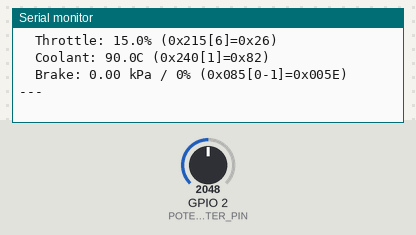
Recording of a sketch running on a simulated ESP32. Parts: the last lines printed to the serial monitor. Inputs (shaded band) come from the test bench; at power-on: GPIO 2 (POTENTIOMETER_PIN) = 2048. No CAN messages arrive unless stated.

Above: at 2.2 s.
2.3 s: GPIO 2 (POTENTIOMETER_PIN) set to 1228
At 2.46 s:
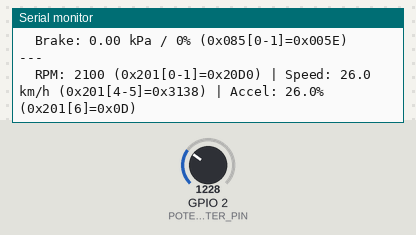
3.8 s: GPIO 2 (POTENTIOMETER_PIN) set to 1187
At 3.9 s:
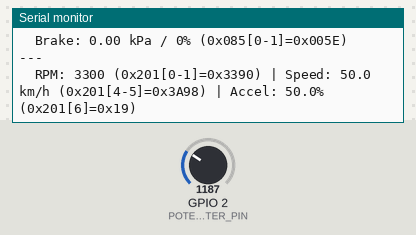
Timing chart, 0 to 6.8 s (numbered marks = the images above; inputs shaded):
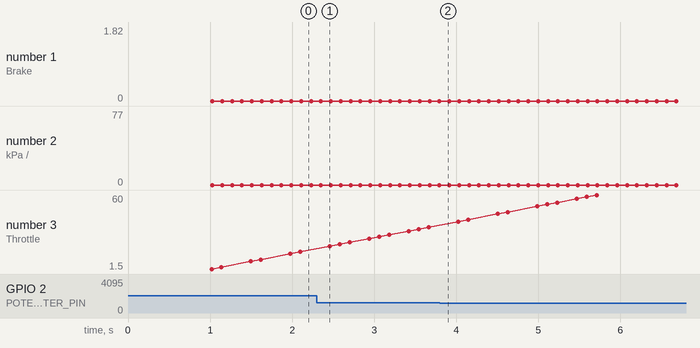

The sketch:

esp32-mx5-can-sim-sender.ino
```cpp
#include <Arduino.h>
#include "driver/twai.h"

#define CAN_TX_GPIO (gpio_num_t)5
#define CAN_RX_GPIO (gpio_num_t)4
#define POTENTIOMETER_PIN 2  // Potentiometer for water temperature control

// Simulated sensor values
float engineRPM = 800.0;      // Start at idle
float speed = 0.0;            // km/h
float accelPos = 0.0;         // 0-100%
float throttlePos = 0.0;      // 0-100%
float waterTemp = 85.0;       // Coolant temp in C (will be read from potentiometer)
float brakePressure = 0.0;    // kPa
int brakePercent = 0;         // 0-100%

// Simulation state
unsigned long lastUpdate = 0;
bool accelerating = true;
uint32_t rngState = 12345;

// Simple pseudo-random number generator
uint32_t simpleRandom(uint32_t max) {
  rngState = (rngState * 1103515245 + 12345) & 0x7fffffff;
  return rngState % max;
}

void setup() {
  Serial.begin(115200);
  delay(1000);
  Serial.println("MX5 NC CAN Bus Simulator");

  // Configure potentiometer pin
  pinMode(POTENTIOMETER_PIN, INPUT);
  Serial.println("Potentiometer configured on pin 19");

  // Configure TWAI (CAN)
  twai_general_config_t g_config = TWAI_GENERAL_CONFIG_DEFAULT(CAN_TX_GPIO, CAN_RX_GPIO, TWAI_MODE_NORMAL);
  twai_timing_config_t t_config = TWAI_TIMING_CONFIG_500KBITS();
  twai_filter_config_t f_config = TWAI_FILTER_CONFIG_ACCEPT_ALL();

  // Install and start TWAI driver
  if (twai_driver_install(&g_config, &t_config, &f_config) == ESP_OK) {
    Serial.println("TWAI driver installed.");
  } else {
    Serial.println("Failed to install TWAI driver.");
    while (1);
  }

  if (twai_start() == ESP_OK) {
    Serial.println("TWAI driver started.");
  } else {
    Serial.println("Failed to start TWAI driver.");
    while (1);
  }
}

void updateSimulatedValues() {
  // Simulate driving scenario with acceleration/deceleration cycles
  if (accelerating) {
    accelPos += 2.0f;
    if (accelPos > 100.0f) accelPos = 100.0f;

    throttlePos += 1.5f;
    if (throttlePos > 100.0f) throttlePos = 100.0f;

    engineRPM += 100.0f;
    if (engineRPM > 7000.0f) engineRPM = 7000.0f;

    speed += 2.0f;
    if (speed > 180.0f) speed = 180.0f;

    brakePressure = 0.0f;
    brakePercent = 0;

    if (speed >= 150.0f || engineRPM >= 6500.0f) {
      accelerating = false;  // Start braking
    }
  } else {
    accelPos -= 3.0f;
    if (accelPos < 0.0f) accelPos = 0.0f;

    throttlePos -= 2.5f;
    if (throttlePos < 0.0f) throttlePos = 0.0f;

    engineRPM -= 150.0f;
    if (engineRPM < 800.0f) engineRPM = 800.0f;

    speed -= 4.0f;
    if (speed < 0.0f) speed = 0.0f;

    // Simulate braking
    if (speed > 20.0f) {
      brakePressure = 1.5f + simpleRandom(50) / 100.0f;  // 1.5-2.0 kPa
      brakePercent = 60 + simpleRandom(30);               // 60-90%
    } else {
      brakePressure = 0.0f;
      brakePercent = 0;
    }

    if (speed <= 10.0f) {
      accelerating = true;  // Start accelerating again
    }
  }

  // Read water temperature from potentiometer on pin 19
  // ADC range: 0-4095, map to temperature range: 40-140°C
  int potValue = analogRead(POTENTIOMETER_PIN);
  waterTemp = 40.0f + (potValue / 4095.0f) * 100.0f;  // Maps 0-4095 to 40-140°C
}

void sendCAN_0x201() {
  // Engine RPM, Vehicle Speed, Accel Position
  twai_message_t msg;
  msg.identifier = 0x201;
  msg.extd = 0;
  msg.rtr = 0;
  msg.data_length_code = 8;

  // RPM: Raw = RPM * 4
  uint16_t rpmRaw = (uint16_t)(engineRPM * 4.0);
  msg.data[0] = (rpmRaw >> 8) & 0xFF;
  msg.data[1] = rpmRaw & 0xFF;

  msg.data[2] = 0x00;  // Unused
  msg.data[3] = 0x00;  // Unused

  // Speed: Raw = (Speed + 100) * 100
  uint16_t speedRaw = (uint16_t)((speed + 100.0) * 100.0);
  msg.data[4] = (speedRaw >> 8) & 0xFF;
  msg.data[5] = speedRaw & 0xFF;

  // Accel Position: Raw = AccelPos / 2
  uint8_t accelRaw = (uint8_t)(accelPos / 2.0);
  msg.data[6] = accelRaw;
  msg.data[7] = 0x00;  // Unused

  if (twai_transmit(&msg, pdMS_TO_TICKS(100)) == ESP_OK) {
    Serial.printf("  RPM: %d (0x201[0-1]=0x%04X) | Speed: %.1f km/h (0x201[4-5]=0x%04X) | Accel: %.1f%% (0x201[6]=0x%02X)\n",
                  (int)engineRPM, rpmRaw, speed, speedRaw, accelPos, accelRaw);
  } else {
    Serial.println("  [ERROR] Failed to send 0x201");
  }
}

void sendCAN_0x215() {
  // Throttle Valve Position
  twai_message_t msg;
  msg.identifier = 0x215;
  msg.extd = 0;
  msg.rtr = 0;
  msg.data_length_code = 8;

  msg.data[0] = 0x00;
  msg.data[1] = 0x00;
  msg.data[2] = 0x00;
  msg.data[3] = 0x00;
  msg.data[4] = 0x00;
  msg.data[5] = 0x00;

  // Throttle: Raw = (ThrottlePos * 255) / 100
  uint8_t throttleRaw = (uint8_t)((throttlePos * 255.0) / 100.0);
  msg.data[6] = throttleRaw;
  msg.data[7] = 0x00;

  if (twai_transmit(&msg, pdMS_TO_TICKS(100)) == ESP_OK) {
    Serial.printf("  Throttle: %.1f%% (0x215[6]=0x%02X)\n", throttlePos, throttleRaw);
  } else {
    Serial.println("  [ERROR] Failed to send 0x215");
  }
}

void sendCAN_0x240() {
  // Engine Coolant Temperature
  twai_message_t msg;
  msg.identifier = 0x240;
  msg.extd = 0;
  msg.rtr = 0;
  msg.data_length_code = 8;

  msg.data[0] = 0x00;

  // Coolant Temp: Raw = Temp + 40
  uint8_t coolantRaw = (uint8_t)(waterTemp + 40.0);
  msg.data[1] = coolantRaw;

  msg.data[2] = 0x00;
  msg.data[3] = 0x00;
  msg.data[4] = 0x00;
  msg.data[5] = 0x00;
  msg.data[6] = 0x00;
  msg.data[7] = 0x00;

  if (twai_transmit(&msg, pdMS_TO_TICKS(100)) == ESP_OK) {
    Serial.printf("  Coolant: %.1fC (0x240[1]=0x%02X)\n", waterTemp, coolantRaw);
  } else {
    Serial.println("  [ERROR] Failed to send 0x240");
  }
}

void sendCAN_0x085() {
  // Brake Pressure
  twai_message_t msg;
  msg.identifier = 0x085;
  msg.extd = 0;
  msg.rtr = 0;
  msg.data_length_code = 8;

  // Brake Pressure: Raw = (Pressure * 1000 + 327.27) / 3.4518689053
  uint16_t rawBrake = (uint16_t)((brakePressure * 1000.0 + 327.27) / 3.4518689053);
  msg.data[0] = (rawBrake >> 8) & 0xFF;
  msg.data[1] = rawBrake & 0xFF;

  msg.data[2] = 0x00;
  msg.data[3] = 0x00;
  msg.data[4] = 0x00;
  msg.data[5] = 0x00;
  msg.data[6] = 0x00;
  msg.data[7] = 0x00;

  if (twai_transmit(&msg, pdMS_TO_TICKS(100)) == ESP_OK) {
    Serial.printf("  Brake: %.2f kPa / %d%% (0x085[0-1]=0x%04X)\n", brakePressure, brakePercent, rawBrake);
  } else {
    Serial.println("  [ERROR] Failed to send 0x085");
  }
}

void loop() {
  unsigned long now = millis();

  // Update simulated values every 50ms
  if (now - lastUpdate >= 50) {
    lastUpdate = now;
    updateSimulatedValues();

    // Send all CAN messages
    sendCAN_0x201();  // RPM, Speed, Accel
    vTaskDelay(pdMS_TO_TICKS(5));

    sendCAN_0x215();  // Throttle
    vTaskDelay(pdMS_TO_TICKS(5));

    sendCAN_0x240();  // Coolant Temp
    vTaskDelay(pdMS_TO_TICKS(5));

    sendCAN_0x085();  // Brake Pressure

    Serial.println("---");
  }

  vTaskDelay(pdMS_TO_TICKS(100));
}
```

Measured:
- the behaviour switches between 1188 and 1187 on GPIO 2 (POTENTIOMETER_PIN) (found by bisection; images 1 and 2)
- after the input at 2.3 s, the serial monitor: prints a new line after 0.05 s (image 1)
